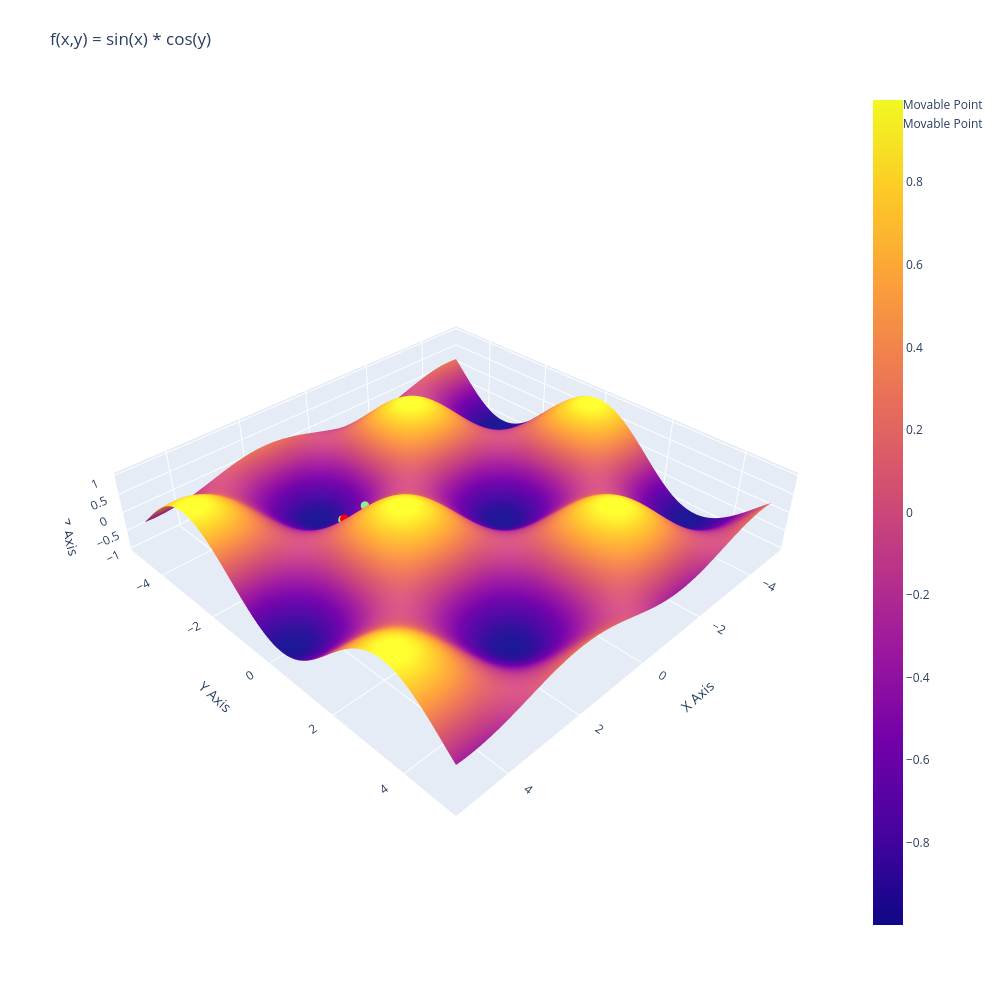

Notebook code for this chart:
### Code cell
xpnts = [1.0,1.5]
ypnts = [-2,-2.2416]
zpnts = np.sin(xpnts) * np.cos(ypnts) + 0.05

point2 = go.Scatter3d(
    x=xpnts,
    y=ypnts,
    z=zpnts,
    mode='markers',
    marker=dict(size=5, color='lightgreen'),
    name='Movable Point'
)
fig2 = go.Figure(data=[surf,point,point2])
fig2.update_layout(
    title=dict(
        text='f(x,y) = sin(x) * cos(y)',), 
        autosize=False,
        width=1000, 
        height=1000, 
        margin=dict(l=65, r=50, b=65, t=90), 
    scene=dict(
        xaxis_title='X Axis',
        yaxis_title='Y Axis',
        zaxis_title='Z Axis',
        aspectmode='manual',  # 비율을 수동으로 설정
        aspectratio=dict(x=1, y=1, z=0.2),  # x:y:z 비율 설정
        # scaleanchor='x' 
    )
)
fig2.show()

### Figure 1 — Plotly figure (JSON) as saved in the notebook; plotly's stock layout.template omitted (floating-point values rounded to 4 significant figures; data arrays with more than 128 entries replaced by an {"elided": "..."} marker saying what was removed)
{"data": [{"type": "surface", "x": {"elided": "100x100 float values"}, "y": {"elided": "100x100 float values"}, "z": {"elided": "100x100 float values"}}, {"marker": {"color": "red", "size": 5}, "mode": "markers", "name": "Movable Point", "type": "scatter3d", "x": [1.5], "y": [-2.175], "z": [-0.5168]}, {"marker": {"color": "lightgreen", "size": 5}, "mode": "markers", "name": "Movable Point", "type": "scatter3d", "x": [1, 1.5], "y": [-2, -2.242], "z": [-0.3002, -0.5701]}], "layout": {"autosize": false, "height": 1000, "margin": {"b": 65, "l": 65, "r": 50, "t": 90}, "scene": {"aspectmode": "manual", "aspectratio": {"x": 1, "y": 1, "z": 0.2}, "xaxis": {"title": {"text": "X Axis"}}, "yaxis": {"title": {"text": "Y Axis"}}, "zaxis": {"title": {"text": "Z Axis"}}}, "title": {"text": "f(x,y) = sin(x) * cos(y)"}, "width": 1000}}
